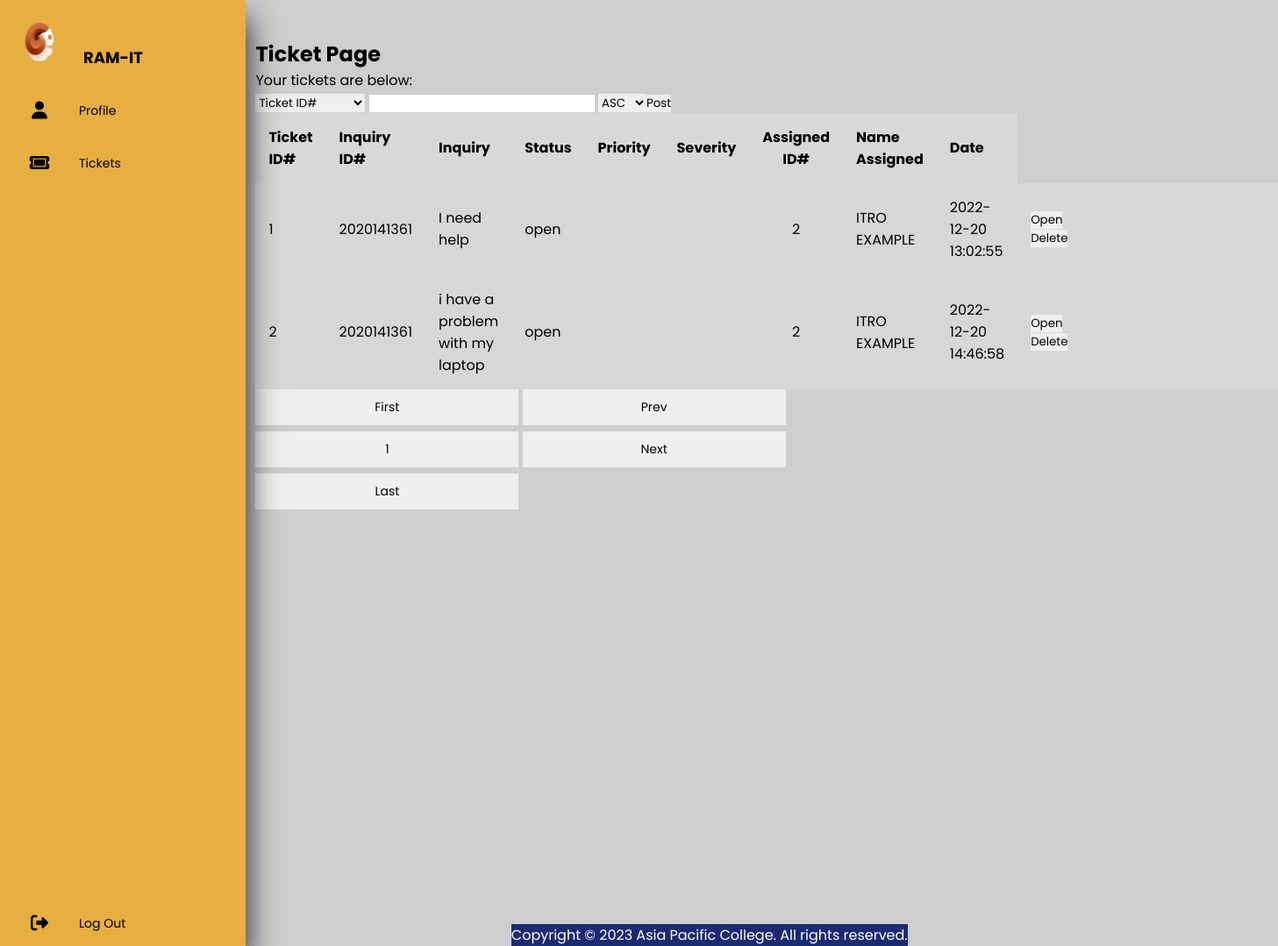
Before: /ticket.php (signed in) with the older database file.
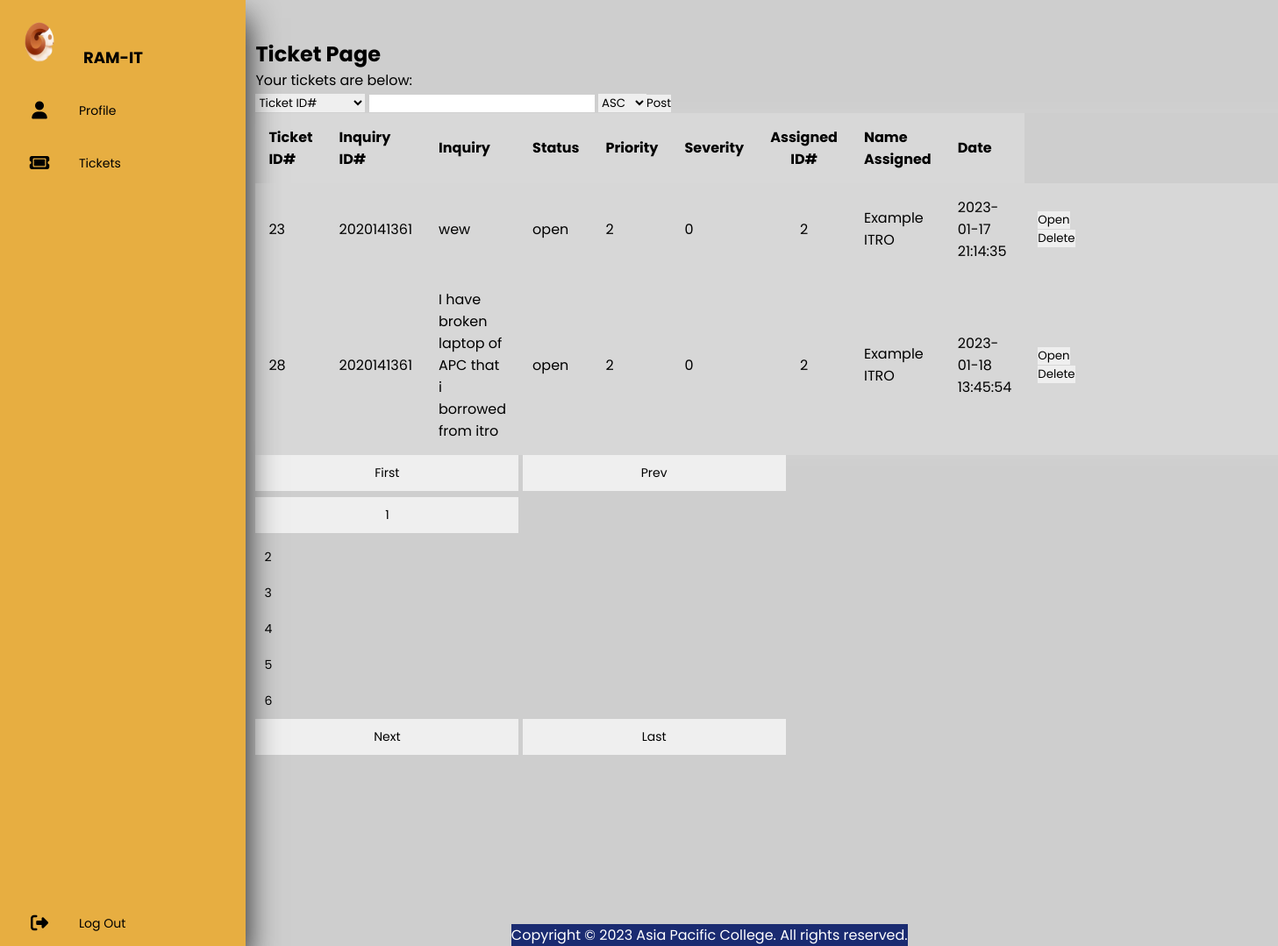
After: the same page with the newer database file.
### tables this page shows
CREATE TABLE `ticket` (
  `tid` int(11) NOT NULL,
  `iid` int(11) NOT NULL,
  `email` varchar(50) NOT NULL,
  `img` varchar(50) NOT NULL,
  `inquiry` text NOT NULL,
  `itype` varchar(50) NOT NULL,
  `fdes` text NOT NULL,
  `stat` varchar(11) NOT NULL,
  `priority` int(1) NOT NULL,
  `severity` int(1) NOT NULL,
  `filename` varchar(225) NOT NULL,
  `assignid` int(11) NOT NULL,
  `afname` varchar(50) NOT NULL,
  `alname` varchar(50) NOT NULL,
  `dt` datetime NOT NULL,
  `dta` datetime NOT NULL
);

### code/components/tticket.php (the view, shortened to what this page needs)
<body>
                        <?php
                        if (isset($_GET['pageno'])) {
                            $pageno = $_GET['pageno'];
                        } else {
                            $pageno = 1;
                        }
                        $no_of_records_per_page = 5;
                        $offset = ($pageno-1) * $no_of_records_per_page;
                        $conn=mysqli_connect("localhost","root","","ramit");
                        $total_pages_sql = "SELECT COUNT(*) FROM ticket";
                        $result = mysqli_query($conn,$total_pages_sql);
                        $total_rows = mysqli_fetch_array($result)[0];
                        $total_pages = ceil($total_rows / $no_of_records_per_page);
                 $condition=$_POST['condition'];
                 $condition2=$_POST['condition2'];
                 $condition3=$_POST['condition3'];
                     if ($_SESSION['pstion'] == "supervisor"){
                         if(empty($condition && $condition2 && $condition3)){$sql = "SELECT * from ticket where  '" .$condition.  ">=". $condition2 ."ORDER BY". $condition3 ."LIMIT $offset, $no_of_records_per_page";}
                         else{$sql = "SELECT * from ticket LIMIT $offset, $no_of_records_per_page";}
                     }
                     elseif ($_SESSION['pstion'] == "it"){
                         $sql = "SELECT * from ticket where assignid = '".$_SESSION['id']."'LIMIT $offset, $no_of_records_per_page";
                     }
                     elseif ($_SESSION['pstion'] == "student"){
                         $sql = "SELECT * from ticket where iid = '".$_SESSION['id']."'LIMIT $offset, $no_of_records_per_page";
                     } else{
                         echo "ERROR no Position";
                     }
                        $res_data = mysqli_query($conn,$sql);?>
                     <form method="POST">
                     <select name="condition" id="condition" value="">
                     <option value="tid">Ticket ID#</option>
                     </select>
                     <input type="text" id="condition2" name="condition2"></input>
                     <select name="condition3" id="condition3" value="">
                     <option value="ASC">ASC</option>
                     <input type="submit" value="Post">
                    <table>
                    <th>Ticket ID#</th>
                    <th>Inquiry ID#</th>
                    <th>Inquiry</th>
                    <th>Status</th>
                    <th>Priority</th>
                    <th>Severity</th>
                    <th class = "assignid">Assigned ID#</th>
                    <th>Name Assigned</th>
                    <th class = "dt" >Date</th>
                    <?php while($row = mysqli_fetch_array($res_data)){?>
                        <tbody>
                        <tr>
                            <td><?php echo $row['tid']; ?></td>
                            <td><?php echo $row['iid']; ?></td>
                            <td><?php echo $row['inquiry']; ?></td>
                            <td><?php echo $row['stat']; ?></td>
                            <td><?php echo $row['priority']; ?></td>
                            <td><?php echo $row['severity']; ?></td>
                            <td class = "assignid"><?php echo $row['assignid']; ?></td>
                            <td><?php echo $row['afname']. " ". $row['alname']; ?></td>
                            <td class = "dt"> <?php echo $row['dt'] ?></td>
                            <td>
                                <a  class = "links" href="tdetails.php? id=<?php echo $row['tid']; ?>"><button>Open</button></a>
                                <a  class = "links" href="code/components/delete.php? id=<?php echo $row['tid']; ?>"><button>Delete</button></a>
                            </td>
                        </tr>
                        </tbody>
                        <?php
                    }
                ?>
                        </table>
                        </form>
                        <ul class="pagination">
                        <button><a href="?pageno=1">First</a></button>
                        <button class="<?php if($pageno <= 1){ echo 'disabled'; } ?>">
                        <a href="<?php if($pageno <= 1){ echo '#'; } else { echo "?pageno=".($pageno - 1); } ?>">Prev</a></button>
                    <?php
                        for ($i=1; $i<=$total_pages; $i++) {
                        if ($i == $pageno) {
                            echo "<button><a href='?pageno=".$i."'>".$i." </a></button>";
                                             }
                        else  {
                            echo "<a href='?pageno=".$i."'>".$i." </a>";
                        }
                        };
                    ?>
                        <button class="<?php if($pageno >= $total_pages){ echo 'disabled'; } ?>">
                        <a href="<?php if($pageno >= $total_pages){ echo '#'; } else { echo "?pageno=".($pageno + 1); } ?>">Next</a></button>
                        <button><a href="?pageno=<?php echo $total_pages; ?>">Last</a></button>
                </ul>
</body>

### ticket.php (shortened to what this page needs)
<!DOCTYPE html>
<html>
<head>
<link href="code/css/body&nav.css" rel="stylesheet" type="text/css">
<link href="code/css/table.css" rel="stylesheet" type="text/css">
<link rel="stylesheet" href="https://cdnjs.cloudflare.com/ajax/libs/font-awesome/6.2.1/css/all.min.css"/>
</head>
<body>
<?php require 'code/components/nav.php';?>
    <div>
    <h2 class="tickettitle">Ticket Page</h2>
    </div>
    <div class="content">
        <div>
            <p id='ticket-direct'>Your tickets are below:</p>
            <?php
           include "code/components/tticket.php";
            ?>
        </div>
    </div>
    <footer>
			<div class="footer">
				<p>Copyright © 2023 Asia Pacific College. All rights reserved.</p>
			</div>
	</footer>
	</body>
</html>

### code/components/nav.php
<nav>
		<ul>
				<li>
					<a href="home.php" class="logo">
						<img src="img/logo.png" alt="">
						<span class="nav-item">RAM-IT</span>
					</a>
				</li>
				<li><a href="profile.php">
					<i class="fas fa-user"></i>
					<span class="nav-item">Profile</span>
				</a></li>
				<li><a href="ticket.php">
					<i class="fas fa-ticket"></i>
					<span class="nav-item">Tickets</span>
				</a></li>
				<li><a href="login.php" class="logout">
					<i class="fas fa-right-from-bracket"></i>
					<span class="nav-item">Log Out</span>
				</a></li>
			</ul>
</nav>

### code/css/body&nav.css (style rules this page uses)
* { margin: 0; padding: 0; outline: none; border: none; text-decoration: none; box-sizing: border-box; font-family: "Poppins", sans-serif; }
body { background: #cecece; }
.content { width: 800px; height: 1000px; margin-left: 20%; margin-top: 0%; }
.tickettitle { margin-left: 20%; margin-top: 3%; }
footer { text-align: center; position: fixed; bottom: 0; left: 40%; background-color: #1a2b71; color: white; }
nav { position: fixed; overflow: hidden; top: 0; bottom: 0; height: 100%; left: 0; background: #e7ae41; width: 90px; transition: width 0.2s linear; box-shadow: 0 20px 35px rgba(0,0,0, 0.9); }
.logo { text-align: center; display: flex; transition: all 0.5s ease; margin: 15px 0 0 10px; }
.logo img { width: 60px; height: 60px; border-radius: 50%; margin: -5px; }
.logo span { font-weight: bold; padding: 15px; font-size: 18px; text-transform: uppercase; }
a { position: relative; color: black; font-size: 14px; display: table; width: 300px; padding: 10px; }
.fas { position: relative; width: 70px; height: 40px; top: 14px; font-size: 20px; text-align: center; }
.nav-item { position: relative; top: 12px; margin-left: 10px; }
.logout { position: absolute; bottom: 0; }

### code/css/table.css (style rules this page uses)
table { width: 10px; border-collapse: collapse; overflow: hidden; box-shadow: 0 0 20px rgba(255, 255, 255, 0.1); }
th, td { padding: 15px; background-color: rgba(255, 255, 255, 0.2); color: rgb(0, 0, 0); }
th { text-align: left; }
tbody td { position: relative; }
th.assignid { width: 100px; text-align: center; }
td.assignid { width: 100px; text-align: center; }
th.dt { width: 200px; }
td.dt { width: 200px; }

Changed rows visible on the page:
no longer on this page (row edited): ticket: tid "1", iid "2020141361", inquiry "I need help", stat "open", assignid "2", afname "ITRO", alname "EXAMPLE", dt "2022-12-20 13:02:55"
no longer on this page (row edited): ticket: tid "2", iid "2020141361", inquiry "i have a problem with my laptop", stat "open", assignid "2", afname "ITRO", alname "EXAMPLE", dt "2022-12-20 14:46:58"
added ticket: tid "23", iid "2020141361", inquiry "wew", stat "open", priority "2", severity "0", assignid "2", afname "Example", alname "ITRO", dt "2023-01-17 21:14:35"
added ticket: tid "28", iid "2020141361", inquiry "I have broken laptop of APC that i borrowed from itro", stat "open", priority "2", severity "0", assignid "2", afname "Example", alname "ITRO", dt "2023-01-18 13:45:54"
Other visible differences:
new list line: "2"
new list line: "3"
new list line: "4"
new list line: "5"
new list line: "6"
